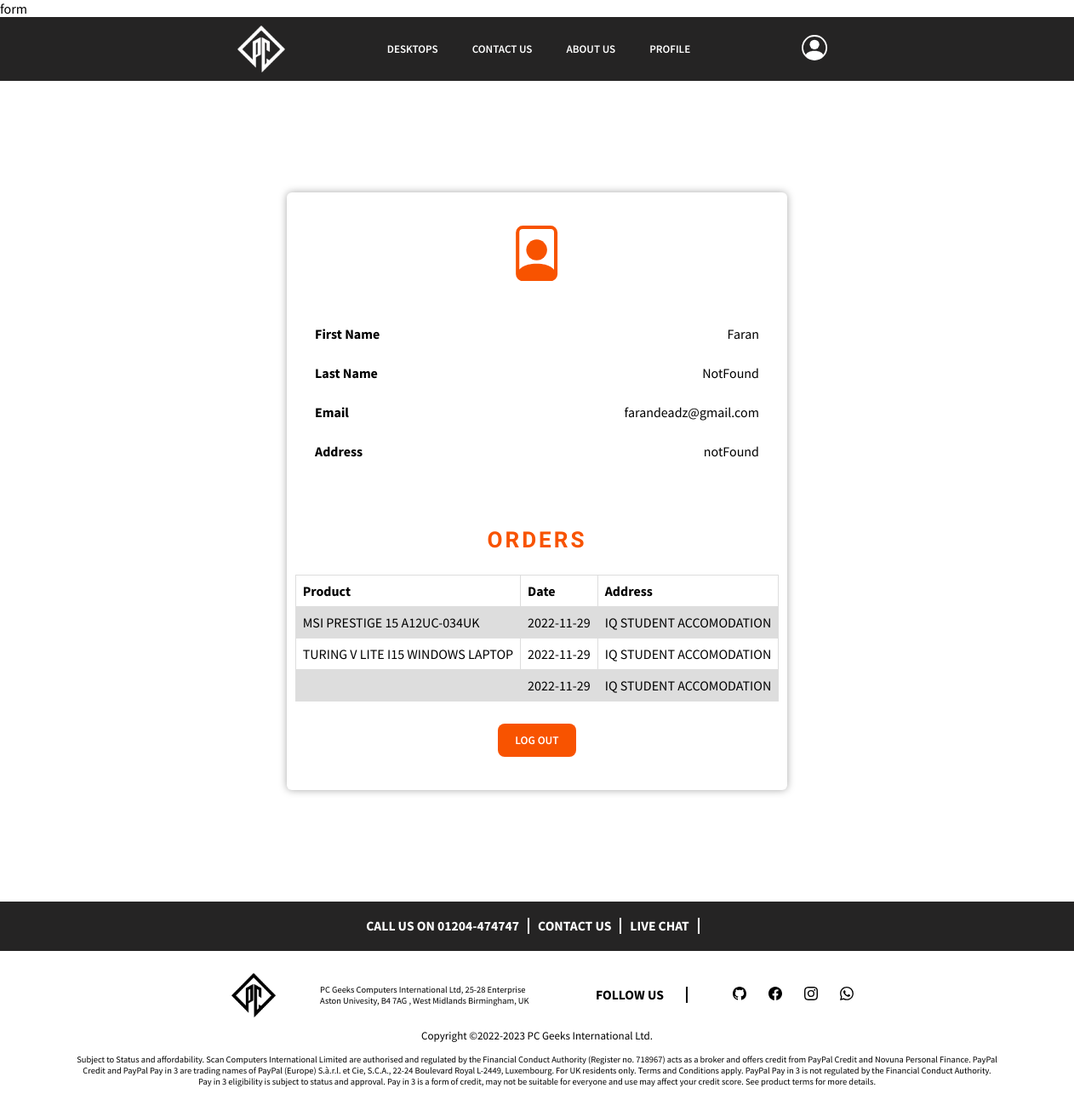
Screenshot of /userprofile.php (signed in) with the database file from the repository.
### tables this page shows
CREATE TABLE `orders` (
  `sno` int(11) NOT NULL,
  `firstname` text NOT NULL,
  `email` text NOT NULL,
  `product_id` text NOT NULL,
  `date_palaced` date NOT NULL DEFAULT current_timestamp(),
  `delivery_address` text NOT NULL
);

CREATE TABLE `laptops` (
  `sno` int(11) NOT NULL,
  `title` text NOT NULL,
  `img` text NOT NULL,
  `storage` text NOT NULL,
  `cpu` text NOT NULL,
  `gpu` text NOT NULL,
  `cpu_cooling` text NOT NULL,
  `memory` text NOT NULL,
  `price` text NOT NULL
);

### userprofile.php (the view, shortened to what this page needs)
<?php
include 'header.php'
?>
<head>
    <link rel="stylesheet" href="css/user_profile.css">
</head>
<div class="user-profile-main-container">
    <div class="user-profile-icon">
    </div>
    <div class="user-profile-details">
        <div class="details-field">
            <div class="details-field-title">First Name</div>
            <div class="details-field-description" style="text-transform:capitalize ;"> <?php
                                                                                        if (isset($_SESSION['firstname'])) {
                                                                                            echo $_SESSION['firstname'];
                                                                                        } else {
                                                                                            echo "notFound";
                                                                                        } ?> </div>
        </div>
        <div class="details-field">
            <div class="details-field-title">Last Name</div>
            <div class="details-field-description" style="text-transform:capitalize ;"><?php
                                                                                        if (isset($_SESSION['lastname'])) {
                                                                                            echo $_SESSION['lastname'];
                                                                                        } else {
                                                                                            echo "notFound";
                                                                                        } ?></div>
        </div>
        <div class="details-field">
            <div class="details-field-title">Email</div>
            <div class="details-field-description"><?php
                                                    if (isset($_SESSION['email'])) {
                                                        echo $_SESSION['email'];
                                                    } else {
                                                        echo "notFound";
                                                    } ?></div>
        </div>
        <div class="details-field">
            <div class="details-field-title">Address</div>
            <div class="details-field-description"><?php
                                                    if (isset($_SESSION['address'])) {
                                                        echo $_SESSION['address'];
                                                    } else {
                                                        echo "notFound";
                                                    } ?></div>
        </div>
    </div>
    <div class="user-orders-details">
        <P>ORDERS</P>
        <table>
            <tr>
                <th>Product </th>
                <th>Date</th>
                <th>Address</th>
            </tr>
            <?php
            $host = "localhost";
            $user = "root";
            $password = '';
            $db_name = "muzaffar_project_database22";
            $con = mysqli_connect($host, $user, $password, $db_name);
            $customer = "farandeadz@gmail.com";
            $customer = stripcslashes($customer);
            $customer = mysqli_real_escape_string($con, $customer);
            $sql_order = "SELECT * from `orders`  where email = '$customer'";
            $result_order = mysqli_query($con, $sql_order);
            $count_order = mysqli_num_rows($result_order);
            if ($count_order > 0) {
                for ($x = 1; $x <= $count_order; $x++) {
                    $row_order = mysqli_fetch_assoc($result_order);
                    $produt_id = $row_order["product_id"];
                        $sql = "SELECT * FROM `laptops`  where sno = '$produt_id' ";
                            $result = mysqli_query($con, $sql);
                        $row = mysqli_fetch_assoc($result);
                        echo  "
                        <tr>
                        <td>" . $row["title"] . "</td>
                        <td>" . $row_order['date_palaced'] . "</td>
                        <td>" . $row_order['delivery_address'] . "</td>
                        </tr>
                        ";
                }
            } else {
                echo "";
            }  ?>
        </table>
    </div>
    <div class="log-out-button">
        <a href="log_out_func.php"><button>LOG OUT</button></a>
    </div>
</div>
<?php
include 'footer.php'
?>

### css/index.css (style rules this page uses)
* { transition: 0.2s all ease-in-out; font-family: 'Source Sans Pro', sans-serif; }
a { text-decoration: none; color: white; }

### css/user_profile.css (style rules this page uses)
* { transition: 0.2s all ease-in-out; font-family: 'Source Sans Pro', sans-serif; }
table { font-family: arial, sans-serif; border-collapse: collapse; width: 100%; }
td, th { border: 1px solid #dddddd; text-align: left; padding: 8px; }
tr:nth-child(even) { background-color: #dddddd; }
.user-profile-main-container { border-radius: 6px; background-color: white; box-shadow: 0PX 0PX 10PX rgba(0, 0, 0, 0.344); padding-top:3vmax ; padding-bottom: 3vmax; margin: auto; width: 45vmax; margin-top: 10vmax; display: flex; align-items: center; align-content: center; justify-content: center; justify-items: center; flex-direction: column; margin-bottom: 10vmax; }
.user-profile-icon svg { height: 5vmax; width: 5vmax; padding-bottom: 2vmax; color: #f85300; }
.details-field { width: 40vmax; display: flex; align-items: center; align-content: center; justify-items: center; justify-content: space-between; margin-top: 2vmax; margin-bottom: 2vmax ; }
.details-field-title { font-weight: bold; }
.user-orders-details { text-align: center; margin-top: 2vmax; }
.user-orders-details P { color: #f85300; font-size: 2vmax; font-weight:bold; letter-spacing: 3PX; font-family: 'Staatliches', cursive; }
.log-out-button { margin-top: 2vmax; }
.log-out-button button { width: 7vmax; min-height: 3vmax; background-color: var(--color); border: none; color: white; border-radius: 8px; font-weight: 600; }

### rows the page displays
orders: laptops.title "MSI PRESTIGE 15 A12UC-034UK", date_palaced "2022-11-29", delivery_address "IQ STUDENT ACCOMODATION"
orders: laptops.title "TURING V LITE I15 WINDOWS LAPTOP", date_palaced "2022-11-29", delivery_address "IQ STUDENT ACCOMODATION"
orders: date_palaced "2022-11-29", delivery_address "IQ STUDENT ACCOMODATION"

### other values shown
$_SESSION['firstname'] "Faran"
$_SESSION['email'] "farandeadz@gmail.com"
